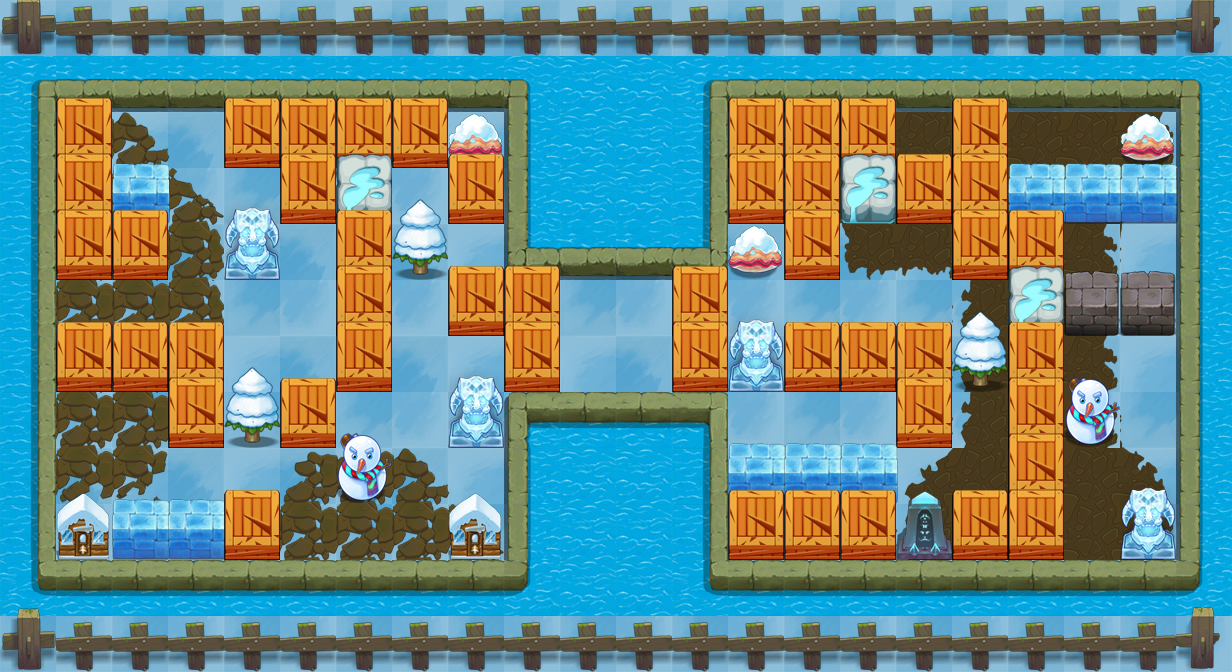

Rendered tile map (Tiled .tmx) drawn with the repository's tilesets; below, a short description and the map source with its tile grids summarised:
An orthogonal 22x12 tile map with 56x56 px tiles, 4 tile layers (collidableLayer, backgroundLayer, floor, stoneLayer), 23 tilesets and 12 objects (soldier_pos).

<map version="1.0" orientation="orthogonal" width="22" height="12" tilewidth="56" tileheight="56">
 <tileset firstgid="1" name="lv3_bcmap_base" tilewidth="56" tileheight="56">
  <image source="图块资源/lv3/lv3_bcmap_base.png" width="112" height="112" />
 </tileset>
 <tileset firstgid="5" name="lv3_beike" tilewidth="56" tileheight="60">
  <image source="图块资源/lv3/lv3_beike.png" width="56" height="60" />
 </tileset>
 <tileset firstgid="6" name="lv3_bei" tilewidth="56" tileheight="69">
  <image source="图块资源/lv3/lv3_bei.png" width="56" height="69" />
 </tileset>
 <tileset firstgid="7" name="lv3_dafangzi2" tilewidth="56" tileheight="177">
  <image source="图块资源/lv3/lv3_dafangzi2.png" width="224" height="177" />
 </tileset>
 <tileset firstgid="11" name="lv3_house" tilewidth="56" tileheight="67">
  <image source="图块资源/lv3/lv3_house.png" width="56" height="67" />
 </tileset>
 <tileset firstgid="12" name="lv3_dafangzi" tilewidth="56" tileheight="197">
  <image source="图块资源/lv3/lv3_dafangzi.png" width="168" height="197" />
 </tileset>
 <tileset firstgid="15" name="lv3_ice2" tilewidth="56" tileheight="68">
  <image source="图块资源/lv3/lv3_ice2.png" width="56" height="68" />
 </tileset>
 <tileset firstgid="16" name="lv3_xueqiu" tilewidth="56" tileheight="65">
  <image source="图块资源/lv3/lv3_xueqiu.png" width="56" height="65" />
 </tileset>
 <tileset firstgid="17" name="lv3_diaoxiang" tilewidth="56" tileheight="82">
  <image source="图块资源/lv3/lv3_diaoxiang.png" width="56" height="82" />
 </tileset>
 <tileset firstgid="18" name="lv3_stone1" tilewidth="56" tileheight="65">
  <image source="图块资源/lv3/lv3_stone1.png" width="56" height="65" />
 </tileset>
 <tileset firstgid="19" name="lv3_stone2" tilewidth="56" tileheight="65">
  <image source="图块资源/lv3/lv3_stone2.png" width="56" height="65" />
 </tileset>
 <tileset firstgid="20" name="lv3_tree" tilewidth="56" tileheight="81">
  <image source="图块资源/lv3/lv3_tree.png" width="56" height="81" />
 </tileset>
 <tileset firstgid="21" name="lv3_xuedi1" tilewidth="56" tileheight="56">
  <image source="图块资源/lv3/lv3_xuedi1.png" width="560" height="280" />
 </tileset>
 <tileset firstgid="71" name="lv3_xuedi2" tilewidth="56" tileheight="56">
  <image source="图块资源/lv3/lv3_xuedi2.png" width="280" height="280" />
 </tileset>
 <tileset firstgid="96" name="lv3_xueniaoxiang" tilewidth="56" tileheight="205">
  <image source="图块资源/lv3/lv3_xueniaoxiang.png" width="168" height="205" />
 </tileset>
 <tileset firstgid="99" name="lv3_xueren" tilewidth="56" tileheight="71">
  <image source="图块资源/lv3/lv3_xueren.png" width="56" height="71" />
 </tileset>
 <tileset firstgid="100" name="lv3_zhuankuai1" tilewidth="58" tileheight="61">
  <image source="图块资源/lv3/lv3_zhuankuai1.png" width="58" height="61" />
 </tileset>
 <tileset firstgid="101" name="riever" tilewidth="56" tileheight="56">
  <image source="图块资源/lv3/riever.png" width="56" height="728" />
 </tileset>
 <tileset firstgid="114" name="tile_box" tilewidth="56" tileheight="70">
  <image source="图块资源/lv3/tile_box.png" width="112" height="70" />
  <tile id="1">
   <properties>
    <property name="type" value="box" />
   </properties>
  </tile>
 </tileset>
 <tileset firstgid="116" name="wl1" tilewidth="56" tileheight="64">
  <image source="图块资源/lv3/wl1.png" width="56" height="64" />
 </tileset>
 <tileset firstgid="117" name="wl2" tilewidth="56" tileheight="53">
  <image source="图块资源/lv3/wl2.png" width="56" height="53" />
 </tileset>
 <tileset firstgid="118" name="wl3" tilewidth="44" tileheight="65">
  <image source="图块资源/lv3/wl3.png" width="44" height="65" />
 </tileset>
 <tileset firstgid="119" name="meta_tiles" tilewidth="56" tileheight="56">
  <image source="图块资源/lv3/meta_tiles.png" width="112" height="56" />
  <tile id="0">
   <properties>
    <property name="move" value="false" />
   </properties>
  </tile>
  <tile id="1">
   <properties>
    <property name="move" value="true" />
   </properties>
  </tile>
 </tileset>
 <layer name="collidableLayer" width="22" height="12">
  <data>[264 cells, 264 non-empty, 2 distinct tile ids]</data>
 </layer>
 <layer name="backgroundLayer" width="22" height="12">
  <data>[264 cells, 264 non-empty, 4 distinct tile ids]</data>
 </layer>
 <layer name="floor" width="22" height="12">
  <data>[264 cells, 73 non-empty, 40 distinct tile ids]</data>
 </layer>
 <layer name="stoneLayer" width="22" height="12">
  <data>[264 cells, 204 non-empty, 26 distinct tile ids]</data>
 </layer>
 <objectgroup name="soldierObjects" width="22" height="12">
  <object name="soldier_pos" x="560" y="280" width="56" height="56" />
 </objectgroup>
 <objectgroup name="enemyObject" width="22" height="12">
  <object x="1008" y="112" width="56" height="56">
   <properties>
    <property name="enemyType" value="9" />
   </properties>
  </object>
  <object x="224" y="280" width="56" height="56">
   <properties>
    <property name="enemyType" value="9" />
   </properties>
  </object>
  <object x="392" y="336" width="56" height="56">
   <properties>
    <property name="enemyType" value="10" />
   </properties>
  </object>
  <object x="840" y="392" width="56" height="56">
   <properties>
    <property name="enemyType" value="11" />
   </properties>
  </object>
  <object x="784" y="280" width="56" height="56">
   <properties>
    <property name="enemyType" value="12" />
   </properties>
  </object>
  <object x="1120" y="392" width="56" height="56">
   <properties>
    <property name="enemyType" value="12" />
   </properties>
  </object>
  <object x="168" y="448" width="56" height="56">
   <properties>
    <property name="enemyType" value="10" />
   </properties>
  </object>
 </objectgroup>
 <objectgroup name="groundObject" width="22" height="12">
  <object x="896" y="280" width="56" height="56">
   <properties>
    <property name="type" value="pangxie" />
   </properties>
  </object>
  <object x="392" y="336" width="56" height="56">
   <properties>
    <property name="type" value="pangxie" />
   </properties>
  </object>
  <object x="168" y="280" width="56" height="56">
   <properties>
    <property name="type" value="pangxie" />
   </properties>
  </object>
  <object x="952" y="448" width="56" height="56">
   <properties>
    <property name="type" value="pangxie" />
   </properties>
  </object>
 </objectgroup>
</map>
